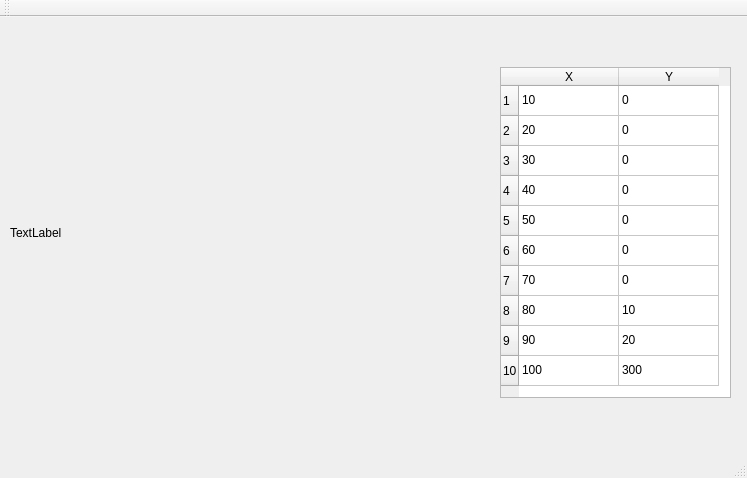
<?xml version="1.0" encoding="UTF-8"?>
<ui version="4.0">
 <class>MainWindow</class>
 <widget class="QMainWindow" name="MainWindow">
  <property name="geometry">
   <rect>
    <x>0</x>
    <y>0</y>
    <width>747</width>
    <height>478</height>
   </rect>
  </property>
  <property name="windowTitle">
   <string>MainWindow</string>
  </property>
  <widget class="QWidget" name="centralWidget">
   <widget class="QLabel" name="l_area">
    <property name="geometry">
     <rect>
      <x>10</x>
      <y>10</y>
      <width>471</width>
      <height>411</height>
     </rect>
    </property>
    <property name="text">
     <string>TextLabel</string>
    </property>
   </widget>
   <widget class="QTableWidget" name="tableWidget">
    <property name="geometry">
     <rect>
      <x>500</x>
      <y>50</y>
      <width>231</width>
      <height>331</height>
     </rect>
    </property>
    <row>
     <property name="text">
      <string>1</string>
     </property>
    </row>
    <row>
     <property name="text">
      <string>2</string>
     </property>
    </row>
    <row>
     <property name="text">
      <string>3</string>
     </property>
    </row>
    <row>
     <property name="text">
      <string>4</string>
     </property>
    </row>
    <row>
     <property name="text">
      <string>5</string>
     </property>
    </row>
    <row>
     <property name="text">
      <string>6</string>
     </property>
    </row>
    <row>
     <property name="text">
      <string>7</string>
     </property>
    </row>
    <row>
     <property name="text">
      <string>8</string>
     </property>
    </row>
    <row>
     <property name="text">
      <string>9</string>
     </property>
    </row>
    <row>
     <property name="text">
      <string>10</string>
     </property>
    </row>
    <column>
     <property name="text">
      <string>X</string>
     </property>
    </column>
    <column>
     <property name="text">
      <string>Y</string>
     </property>
    </column>
    <item row="0" column="0">
     <property name="text">
      <string>10</string>
     </property>
    </item>
    <item row="0" column="1">
     <property name="text">
      <string>0</string>
     </property>
    </item>
    <item row="1" column="0">
     <property name="text">
      <string>20</string>
     </property>
    </item>
    <item row="1" column="1">
     <property name="text">
      <string>0</string>
     </property>
    </item>
    <item row="2" column="0">
     <property name="text">
      <string>30</string>
     </property>
    </item>
    <item row="2" column="1">
     <property name="text">
      <string>0</string>
     </property>
    </item>
    <item row="3" column="0">
     <property name="text">
      <string>40</string>
     </property>
    </item>
    <item row="3" column="1">
     <property name="text">
      <string>0</string>
     </property>
    </item>
    <item row="4" column="0">
     <property name="text">
      <string>50</string>
     </property>
    </item>
    <item row="4" column="1">
     <property name="text">
      <string>0</string>
     </property>
    </item>
    <item row="5" column="0">
     <property name="text">
      <string>60</string>
     </property>
    </item>
    <item row="5" column="1">
     <property name="text">
      <string>0</string>
     </property>
    </item>
    <item row="6" column="0">
     <property name="text">
      <string>70</string>
     </property>
    </item>
    <item row="6" column="1">
     <property name="text">
      <string>0</string>
     </property>
    </item>
    <item row="7" column="0">
     <property name="text">
      <string>80</string>
     </property>
    </item>
    <item row="7" column="1">
     <property name="text">
      <string>10</string>
     </property>
    </item>
    <item row="8" column="0">
     <property name="text">
      <string>90</string>
     </property>
    </item>
    <item row="8" column="1">
     <property name="text">
      <string>20</string>
     </property>
    </item>
    <item row="9" column="0">
     <property name="text">
      <string>100</string>
     </property>
    </item>
    <item row="9" column="1">
     <property name="text">
      <string>300</string>
     </property>
    </item>
   </widget>
  </widget>
  <widget class="QMenuBar" name="menuBar">
   <property name="geometry">
    <rect>
     <x>0</x>
     <y>0</y>
     <width>747</width>
     <height>21</height>
    </rect>
   </property>
  </widget>
  <widget class="QToolBar" name="mainToolBar">
   <attribute name="toolBarArea">
    <enum>TopToolBarArea</enum>
   </attribute>
   <attribute name="toolBarBreak">
    <bool>false</bool>
   </attribute>
  </widget>
  <widget class="QStatusBar" name="statusBar"/>
 </widget>
 <layoutdefault spacing="6" margin="11"/>
 <resources/>
 <connections/>
</ui>
